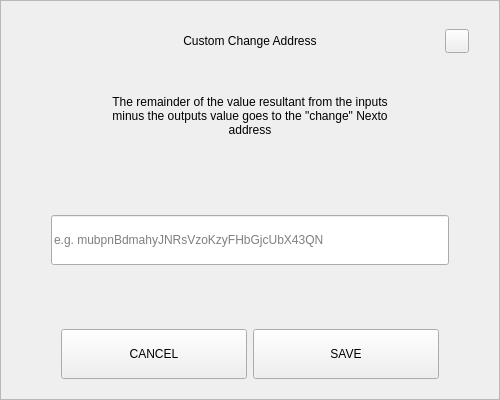
<?xml version="1.0" encoding="UTF-8"?>
<ui version="4.0">
 <class>SendChangeAddressDialog</class>
 <widget class="QDialog" name="SendChangeAddressDialog">
  <property name="geometry">
   <rect>
    <x>0</x>
    <y>0</y>
    <width>500</width>
    <height>400</height>
   </rect>
  </property>
  <property name="windowTitle">
   <string notr="true">N/A</string>
  </property>
  <layout class="QVBoxLayout" name="verticalLayout">
   <property name="spacing">
    <number>0</number>
   </property>
   <property name="leftMargin">
    <number>0</number>
   </property>
   <property name="topMargin">
    <number>0</number>
   </property>
   <property name="rightMargin">
    <number>0</number>
   </property>
   <property name="bottomMargin">
    <number>0</number>
   </property>
   <item>
    <widget class="QFrame" name="frame">
     <property name="styleSheet">
      <string notr="true"/>
     </property>
     <property name="frameShape">
      <enum>QFrame::StyledPanel</enum>
     </property>
     <property name="frameShadow">
      <enum>QFrame::Raised</enum>
     </property>
     <layout class="QVBoxLayout" name="verticalLayout_2" stretch="0,0,0,0,0,0,0">
      <property name="spacing">
       <number>0</number>
      </property>
      <property name="leftMargin">
       <number>30</number>
      </property>
      <property name="topMargin">
       <number>20</number>
      </property>
      <property name="rightMargin">
       <number>30</number>
      </property>
      <property name="bottomMargin">
       <number>20</number>
      </property>
      <item>
       <layout class="QHBoxLayout" name="horizontalLayout_3">
        <property name="spacing">
         <number>0</number>
        </property>
        <item>
         <spacer name="horizontalSpacer_2">
          <property name="orientation">
           <enum>Qt::Horizontal</enum>
          </property>
          <property name="sizeHint" stdset="0">
           <size>
            <width>40</width>
            <height>20</height>
           </size>
          </property>
         </spacer>
        </item>
        <item>
         <widget class="QLabel" name="labelTitle">
          <property name="minimumSize">
           <size>
            <width>0</width>
            <height>40</height>
           </size>
          </property>
          <property name="maximumSize">
           <size>
            <width>16777215</width>
            <height>40</height>
           </size>
          </property>
          <property name="styleSheet">
           <string notr="true">padding-left:24px;</string>
          </property>
          <property name="text">
           <string>Custom Change Address</string>
          </property>
          <property name="alignment">
           <set>Qt::AlignCenter</set>
          </property>
          <property name="margin">
           <number>7</number>
          </property>
         </widget>
        </item>
        <item>
         <spacer name="horizontalSpacer">
          <property name="orientation">
           <enum>Qt::Horizontal</enum>
          </property>
          <property name="sizeHint" stdset="0">
           <size>
            <width>40</width>
            <height>20</height>
           </size>
          </property>
         </spacer>
        </item>
        <item>
         <widget class="QPushButton" name="btnEsc">
          <property name="minimumSize">
           <size>
            <width>24</width>
            <height>24</height>
           </size>
          </property>
          <property name="maximumSize">
           <size>
            <width>24</width>
            <height>24</height>
           </size>
          </property>
          <property name="focusPolicy">
           <enum>Qt::NoFocus</enum>
          </property>
          <property name="text">
           <string/>
          </property>
         </widget>
        </item>
       </layout>
      </item>
      <item>
       <spacer name="verticalSpacer_2">
        <property name="orientation">
         <enum>Qt::Vertical</enum>
        </property>
        <property name="sizeType">
         <enum>QSizePolicy::Fixed</enum>
        </property>
        <property name="sizeHint" stdset="0">
         <size>
          <width>20</width>
          <height>20</height>
         </size>
        </property>
       </spacer>
      </item>
      <item alignment="Qt::AlignHCenter">
       <widget class="QLabel" name="labelMessage">
        <property name="minimumSize">
         <size>
          <width>0</width>
          <height>70</height>
         </size>
        </property>
        <property name="text">
         <string>The remainder of the value resultant from the inputs minus the outputs value goes to the &quot;change&quot; Nexto address</string>
        </property>
        <property name="alignment">
         <set>Qt::AlignCenter</set>
        </property>
        <property name="wordWrap">
         <bool>true</bool>
        </property>
       </widget>
      </item>
      <item>
       <spacer name="verticalSpacer_3">
        <property name="orientation">
         <enum>Qt::Vertical</enum>
        </property>
        <property name="sizeHint" stdset="0">
         <size>
          <width>20</width>
          <height>40</height>
         </size>
        </property>
       </spacer>
      </item>
      <item>
       <layout class="QHBoxLayout" name="horizontalLayout_2">
        <property name="spacing">
         <number>0</number>
        </property>
        <property name="leftMargin">
         <number>20</number>
        </property>
        <property name="rightMargin">
         <number>20</number>
        </property>
        <item>
         <widget class="QLineEdit" name="lineEditAddress">
          <property name="minimumSize">
           <size>
            <width>0</width>
            <height>50</height>
           </size>
          </property>
          <property name="placeholderText">
           <string notr="true">e.g. mubpnBdmahyJNRsVzoKzyFHbGjcUbX43QN</string>
          </property>
         </widget>
        </item>
       </layout>
      </item>
      <item>
       <spacer name="verticalSpacer">
        <property name="orientation">
         <enum>Qt::Vertical</enum>
        </property>
        <property name="sizeHint" stdset="0">
         <size>
          <width>20</width>
          <height>40</height>
         </size>
        </property>
       </spacer>
      </item>
      <item>
       <layout class="QHBoxLayout" name="horizontalLayout" stretch="2,2">
        <property name="spacing">
         <number>6</number>
        </property>
        <property name="leftMargin">
         <number>30</number>
        </property>
        <property name="rightMargin">
         <number>30</number>
        </property>
        <item>
         <widget class="QPushButton" name="btnCancel">
          <property name="minimumSize">
           <size>
            <width>180</width>
            <height>50</height>
           </size>
          </property>
          <property name="focusPolicy">
           <enum>Qt::NoFocus</enum>
          </property>
          <property name="text">
           <string>CANCEL</string>
          </property>
         </widget>
        </item>
        <item>
         <widget class="QPushButton" name="btnSave">
          <property name="minimumSize">
           <size>
            <width>180</width>
            <height>50</height>
           </size>
          </property>
          <property name="focusPolicy">
           <enum>Qt::NoFocus</enum>
          </property>
          <property name="text">
           <string>SAVE</string>
          </property>
         </widget>
        </item>
       </layout>
      </item>
     </layout>
    </widget>
   </item>
  </layout>
 </widget>
 <resources/>
 <connections/>
</ui>
